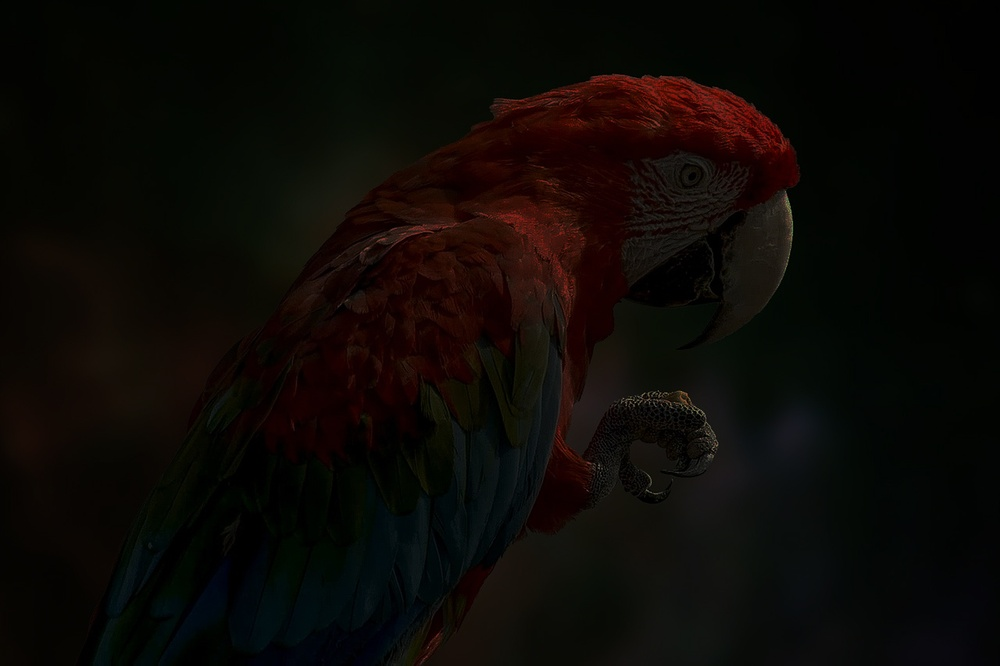
#> input picture parrot.jpg, 1000 x 666 px, shrunk from 1280 x 853 before the run
$ jupyter execute Histogram.ipynb
#> lines starting #> are read from the running program, lines starting #| are printed output that depends on the picture
# Ex. No: 03
## Histogram Equalization Using OpenCV (Grayscale & Color Images)

**Name :** HARISH S
**Reg. No :** 212223230071
**Slot No :** T2-J6

### Write a Python program using OpenCV to perform histogram equalization on the given grayscale image **"parrot.jpg"**.

The program should:

- Import the required libraries (**OpenCV, NumPy, Matplotlib**).
- Read the image **"parrot.jpg"** in **grayscale** format.
- Display the grayscale image and plot its histogram.
- Perform **histogram equalization** on the grayscale image using `cv2.equalizeHist()` to enhance its contrast.
- Using Matplotlib, display the following in a **2 × 2 grid layout**:
  - Original Grayscale Image
  - Histogram of Original Image
  - Enhanced (Equalized) Image
  - Histogram of Enhanced Image

[cell 1]
# Import required libraries
import cv2
import numpy as np
import matplotlib.pyplot as plt

[cell 2]
# Read the image in grayscale format
image=cv2.imread("parrot.jpg",cv2.IMREAD_GRAYSCALE)
#> image: shape (666, 1000); min 0, max 144, mean 9.7
image.shape
#> Out = (666, 1000)

[cell 3]
# Display the grayscale image.

plt.imshow(image,cmap = "gray")
plt.title("GRAYSCALE IMAGE")
plt.axis("off")
plt.show()

[cell 4]
# Plot the histogram of the grayscale image

plt.hist(image.ravel(), bins=256, range=[0,256])
plt.title("Original Image")
plt.show()
#> figure, not shown here; tallest bar 73601 high, from x = 4 to 5

[cell 5]
equalized = cv2.equalizeHist(image)
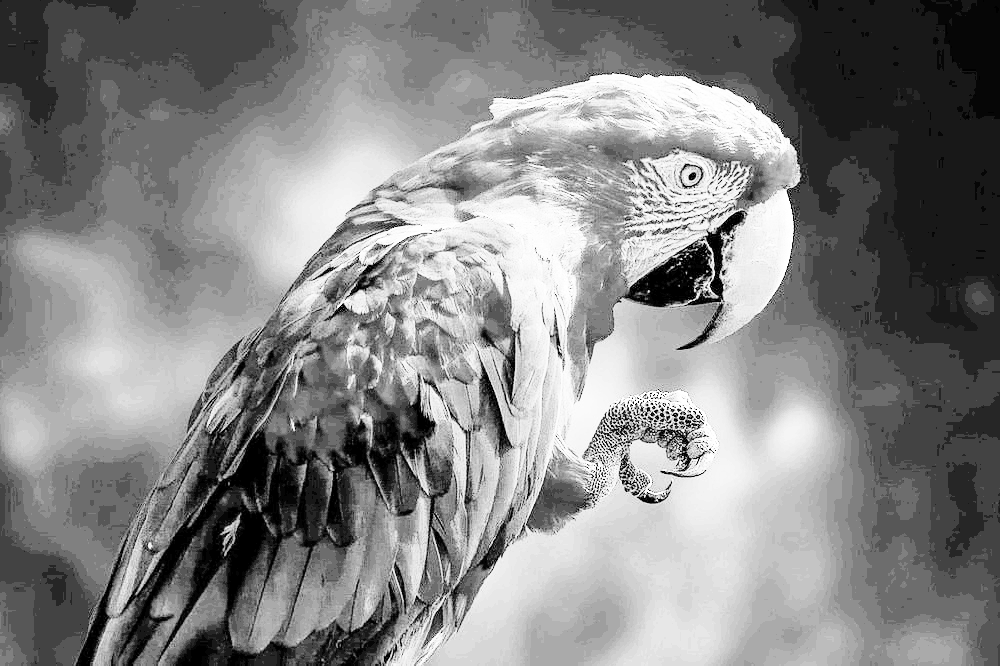
#> equalized: shape (666, 1000); min 0, max 255, mean 132.7

[cell 6]
plt.figure(figsize=(10,8))
plt.imshow(image, cmap='gray')
plt.title("Original Image")
plt.axis('off')

[cell 7]
plt.hist(image.ravel(), bins=256, range=[0,256])
plt.title("Original Histogram")
plt.subplot(2,2,3)
plt.imshow(equalized, cmap='gray')
plt.title("Equalized Image")
plt.axis('off')
#> figure, not shown here; panel 1: tallest bar 73601 high, from x = 4 to 5

[cell 8]
plt.hist(equalized.ravel(), bins=256, range=[0,256])
plt.title("Equalized Histogram")
plt.tight_layout()
plt.show()
#> figure, not shown here; tallest bar 73601 high, from x = 67 to 68

### Write a Python program using OpenCV to perform color image enhancement through histogram equalization in the HSV color space on the given image **"parrot.jpg"**.

The program should:

- Import the required libraries (**OpenCV, NumPy, Matplotlib**).
- Read the color image **"parrot.jpg"**.
- Plot the **histogram of the original color image** (use the **B, G, and R** channels).
- Convert the image from **BGR to HSV** color space.
- Apply **histogram equalization** to one specific channel to improve brightness and contrast using `cv2.equalizeHist()`.
- Convert the enhanced HSV image back to **BGR** format.
- Using Matplotlib, display the following in a **2 × 2 grid layout**:
  - Original Color Image
  - Histogram of Original Image (BGR channels)
  - Enhanced Color Image
  - Histogram of Enhanced Image (BGR channels)

[cell 9]
# Import required libraries

import cv2
import matplotlib.pyplot as plt

[cell 10]
# Read the colorgiven parrot.jpg image.
image = cv2.imread("parrot.jpg")
#> image is the input picture: shape (666, 1000, 3); mean B, G, R 5.7, 9.1, 12.4

[cell 11]
# Plot the histogram of colour image


colors = ('b', 'g', 'r')
for i, col in enumerate(colors):
    hist = cv2.calcHist([image], [i], None, [256], [0,256])
    plt.plot(hist, color=col)
plt.title("Histogram of Color Image")
plt.show()
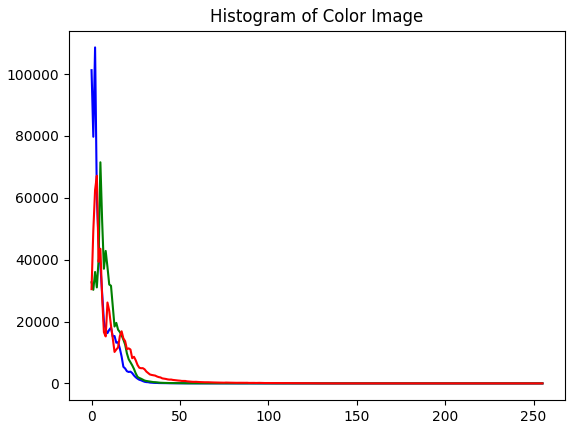
#> figure drawn by matplotlib, 1 panel; curve peaks at x = 2, y = 108608; curve peaks at x = 5, y = 71472; curve peaks at x = 3, y = 67111

[cell 12]
# Convert to HSV.

hsv = cv2.cvtColor(image, cv2.COLOR_BGR2HSV)
#> hsv: shape (666, 1000, 3); mean H, S, V 41.7, 165.8, 14.5

[cell 13]
# Perform histogram equalization
h, s, v = cv2.split(hsv)
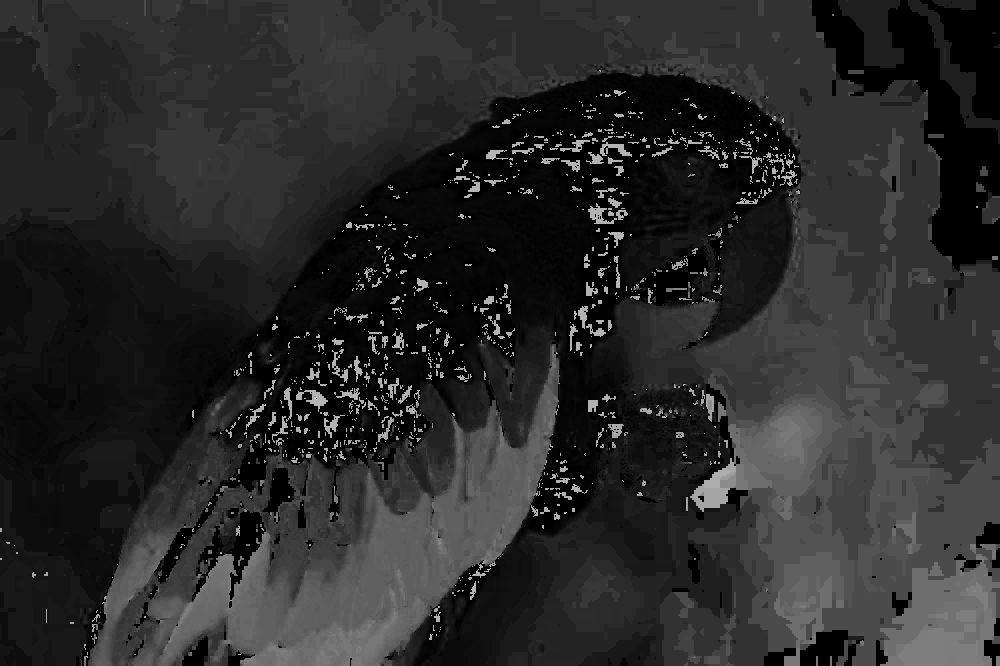
#> h: shape (666, 1000); min 0, max 179, mean 41.7
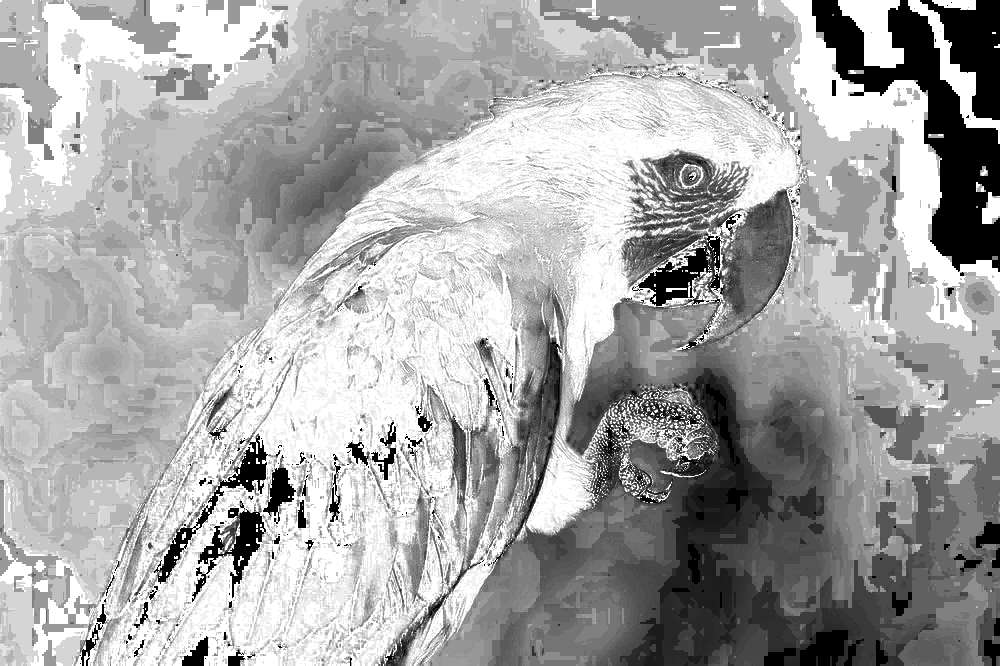
#> s: shape (666, 1000); min 0, max 255, mean 165.8
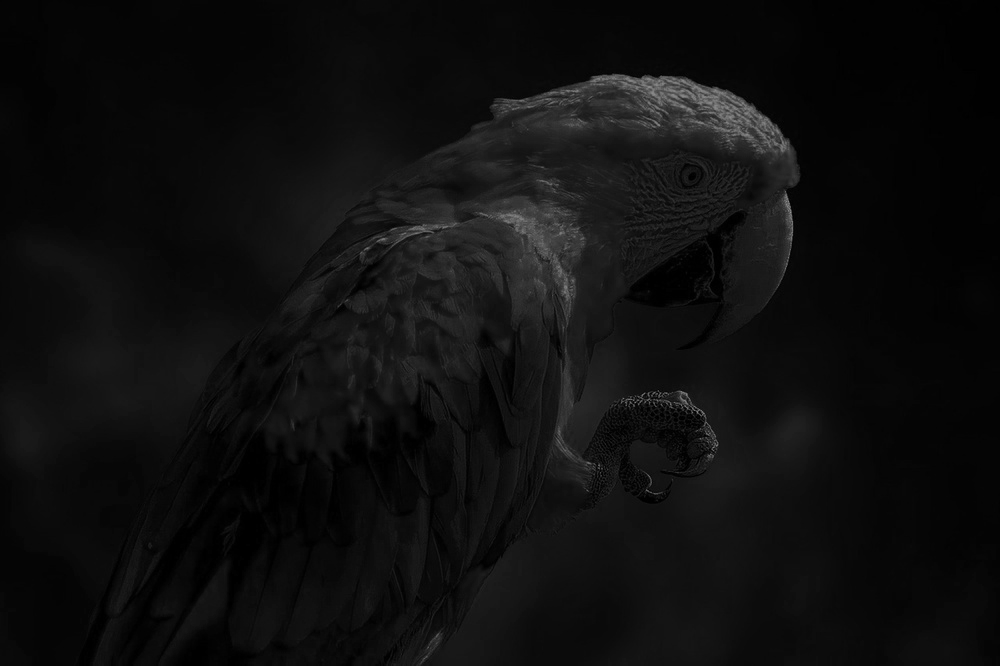
#> v: shape (666, 1000); min 0, max 149, mean 14.5
v_eq = cv2.equalizeHist(v)
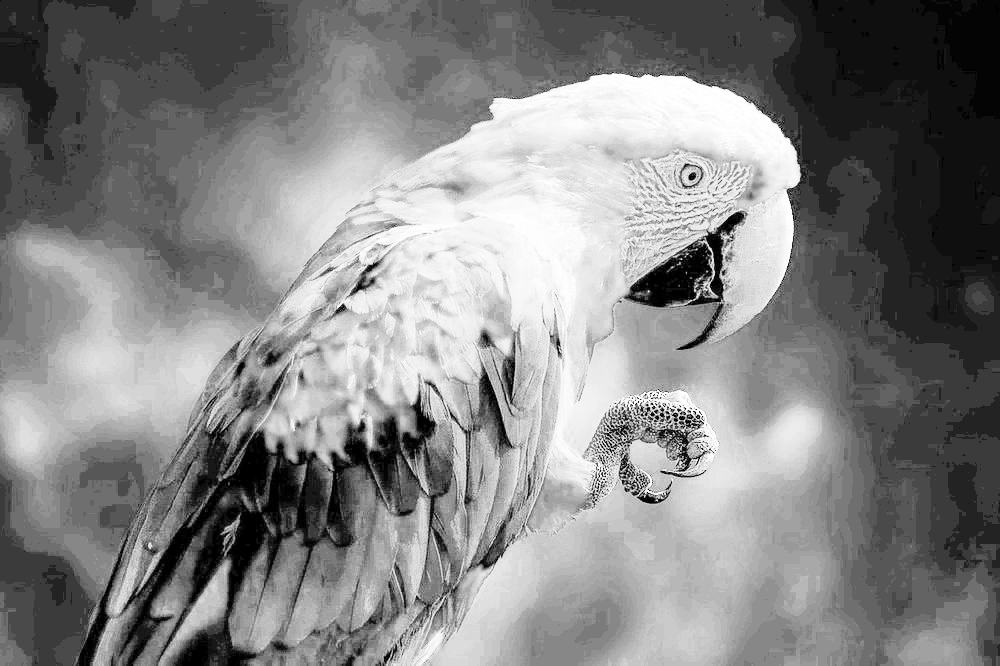
#> v_eq: shape (666, 1000); min 0, max 255, mean 131.2
hsv_eq = cv2.merge((h, s, v_eq))
#> hsv_eq: shape (666, 1000, 3); mean H, S, V 41.7, 165.8, 131.2

[cell 14]
# Convert back to BGR format
result = cv2.cvtColor(hsv_eq, cv2.COLOR_HSV2BGR)
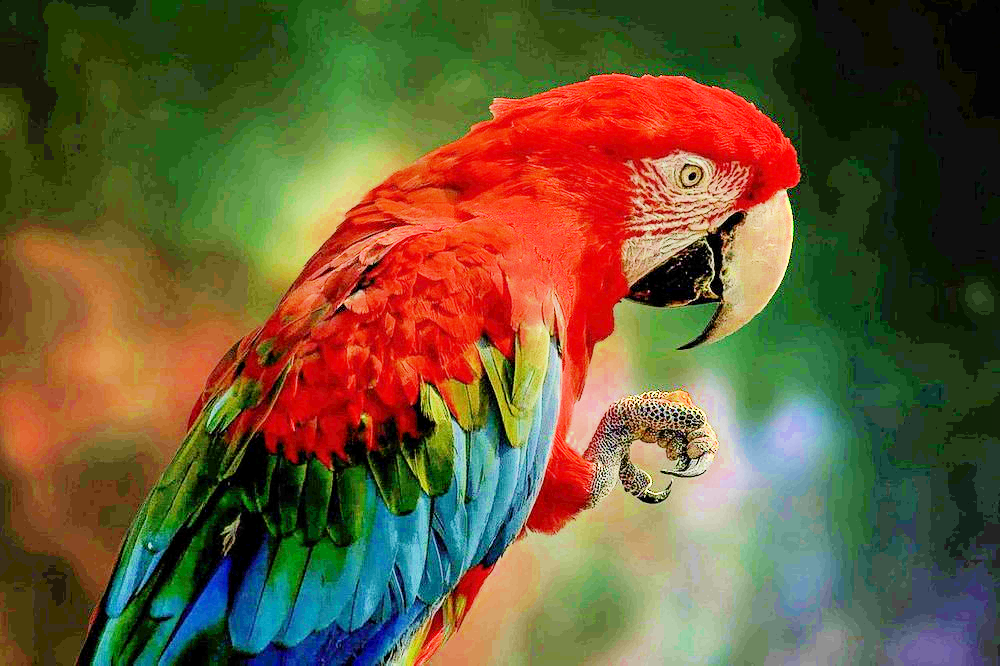
#> result: shape (666, 1000, 3); mean B, G, R 55.7, 90.4, 106.6

[cell 15]
# Display


plt.imshow(cv2.cvtColor(image, cv2.COLOR_BGR2RGB))
plt.title("Original Image")
plt.axis('off')


plt.imshow(cv2.cvtColor(result, cv2.COLOR_BGR2RGB))
plt.title("Enhanced Image")
plt.axis('off')
#> Out = (-0.5, 999.5, 665.5, -0.5)
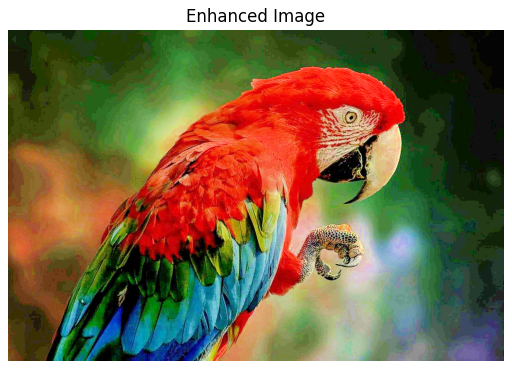
#> figure drawn by matplotlib, 1 panel
